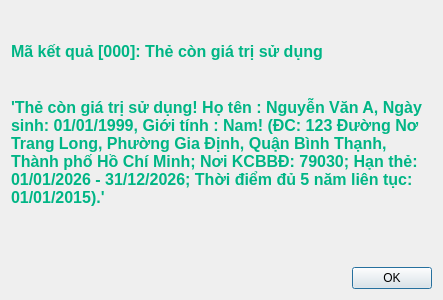
<?xml version="1.0" encoding="UTF-8"?>
<ui version="4.0">
 <class>Dialog</class>
 <widget class="QDialog" name="Dialog">
  <property name="geometry">
   <rect>
    <x>0</x>
    <y>0</y>
    <width>443</width>
    <height>300</height>
   </rect>
  </property>
  <property name="windowTitle">
   <string>Thông báo kết quả thông tuyến</string>
  </property>
  <property name="styleSheet">
   <string notr="true">QLabel {
color: rgb(0, 181, 133) ;
font-size: 12pt;
font-weight: bold;
}</string>
  </property>
  <layout class="QVBoxLayout" name="verticalLayout" stretch="1,2,0">
   <item>
    <widget class="QLabel" name="maKetQua">
     <property name="text">
      <string>Mã kết quả [000]: Thẻ còn giá trị sử dụng</string>
     </property>
    </widget>
   </item>
   <item>
    <widget class="QLabel" name="ghiChu">
     <property name="styleSheet">
      <string notr="true"/>
     </property>
     <property name="text">
      <string>'Thẻ còn giá trị sử dụng! Họ tên : Nguyễn Văn A, Ngày sinh: 01/01/1999, Giới tính : Nam! (ĐC: 123 Đường Nơ Trang Long, Phường Gia Định, Quận Bình Thạnh, Thành phố Hồ Chí Minh; Nơi KCBBĐ: 79030; Hạn thẻ: 01/01/2026 - 31/12/2026; Thời điểm đủ 5 năm liên tục: 01/01/2015).'</string>
     </property>
     <property name="alignment">
      <set>Qt::AlignLeading|Qt::AlignLeft|Qt::AlignTop</set>
     </property>
     <property name="wordWrap">
      <bool>true</bool>
     </property>
    </widget>
   </item>
   <item>
    <widget class="QDialogButtonBox" name="buttonBox">
     <property name="orientation">
      <enum>Qt::Horizontal</enum>
     </property>
     <property name="standardButtons">
      <set>QDialogButtonBox::Ok</set>
     </property>
    </widget>
   </item>
  </layout>
 </widget>
 <resources/>
 <connections>
  <connection>
   <sender>buttonBox</sender>
   <signal>rejected()</signal>
   <receiver>Dialog</receiver>
   <slot>reject()</slot>
   <hints>
    <hint type="sourcelabel">
     <x>316</x>
     <y>260</y>
    </hint>
    <hint type="destinationlabel">
     <x>286</x>
     <y>274</y>
    </hint>
   </hints>
  </connection>
  <connection>
   <sender>buttonBox</sender>
   <signal>accepted()</signal>
   <receiver>Dialog</receiver>
   <slot>accept()</slot>
   <hints>
    <hint type="sourcelabel">
     <x>248</x>
     <y>254</y>
    </hint>
    <hint type="destinationlabel">
     <x>157</x>
     <y>274</y>
    </hint>
   </hints>
  </connection>
 </connections>
</ui>
